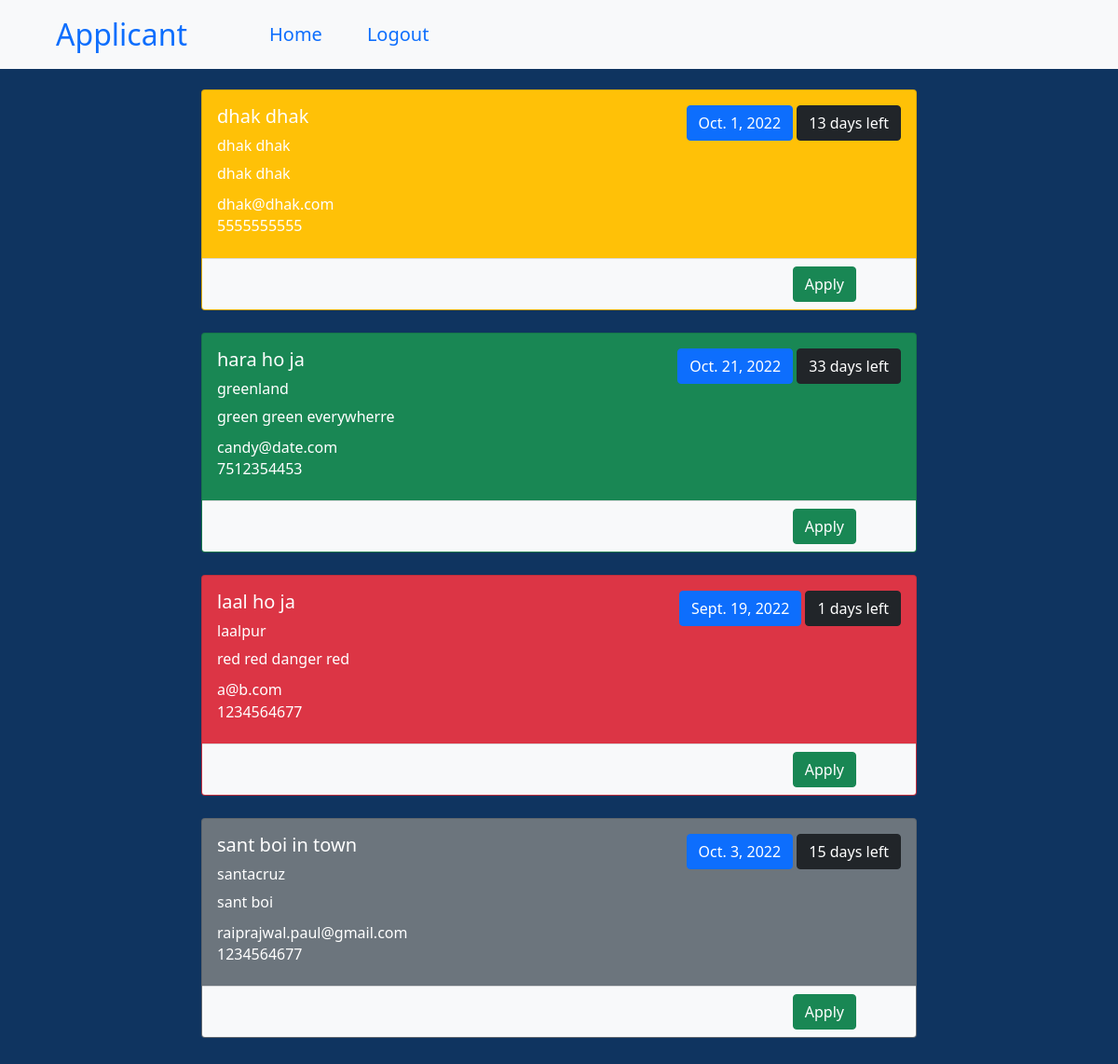
The app's page /dashboard/13 (signed in) with its own data.
### board/models.py (models this page shows)
class Job(models.Model):
    title = models.CharField(max_length=250)
    description = models.TextField(max_length=500)
    location = models.CharField(max_length=250)
    deadline = models.DateField()
    mobile = models.CharField(max_length=10)
    email = models.EmailField()
    is_archieved = models.BooleanField(default=False)
    people = models.ManyToManyField(get_user_model())
    @property
    def days_left(self):
        return self.deadline - date.today()
    @property
    def bg_class(self):
        if self.days_left > timedelta(days=21):
            return "success"
        elif self.days_left < timedelta(days=3):
            return "danger"
        elif self.days_left < timedelta(days=14):
            return "warning"
        else:
            return "secondary"

### board/views.py (the view)
# urls.py: path('dashboard/<int:id>', views.dashboard, name='dashboard'),
def dashboard(req, id):
    if id==1:
        user_group = Group.objects.get(name = 'Terraformers')
        category = 'Terraformer'
    else:
        user_group = Group.objects.get(name = 'Applicants')
        category = 'Applicant'
    if req.user.is_authenticated and user_group == req.user.groups.all()[0]:
        jobs = Job.objects.all()
        return render(req, "dashboard.html", {'category': category, 'group': id, 'jobs': jobs})
    else:
        messages.warning(req, "You are not authorized to access this group.")
        return HttpResponseRedirect('/')

### board/templates/dashboard.html (shortened to what this page needs)
{% extends 'base.html' %}
{% load static %}
{% block content %}
<div>
  <nav class="fixed-top navbar navbar-expand-lg bg-light px-5 py-2">
    <div class="container-fluid">
      <a class="navbar-brand fs-2" href="{% url 'home' %}">{{category}}</a>
      <div class="collapse navbar-collapse mx-5 fs-5" id="navbarNavAltMarkup">
        <div class="navbar-nav">
          <a class="mx-3 nav-link" aria-current="page" href="{%url 'home' %}">Home</a>
          <a class="mx-3 nav-link" href="{%url 'logout' %}">Logout</a>
        </div>
      </div>
    </div>
  </nav>
  <div class = "mt-5">
  <div class = "my-5">
    {% for job in jobs %}
    {% if not job.is_archieved %}
    <div class="card my-4 bg-{{job.bg_class}} text-white" style="width: 48rem;">
      <div class="card-body">
        <div class="d-flex justify-content-between">
          <div><h5 class="card-title">{{job.title}}</h5></div>
          <div>
            <button type="button" class="btn btn-primary">{{job.deadline}}</button>
            <button type="button" class="btn btn-dark">{{job.days_left.days}} days left</button>
          </div>
        </div>
        <h6 class="card-subtitle mb-2">{{job.location}}</h6>
        <p class="card-text">{{job.description}}</p>
        <h6 class="card-subtitle mb-2">{{job.email}}</h6>
        <h6 class="card-subtitle mb-2">{{job.mobile}}</h6>
      </div>
      <div class="card-footer d-flex justify-content-end bg-light">
          {% if category == "Applicant" %}
            <a href="{% url 'apply_job' group job.id %}" class="btn btn-success mx-5">Apply</a>
          {% endif %}
      </div>
    </div>
    {% endif %}
    {% endfor %}
  </div>
  </div>
</div>
{% endblock content %}

### board/static/css/core.css (style rules this page uses)
.main_bg { background: #0F3460; display: flex; justify-content: center; align-items: center; }

### records on screen
Job: title "dhak dhak", deadline "Oct. 1, 2022", days_left.days "13", location "dhak dhak", description "dhak dhak", email "dhak@dhak.com", mobile "5555555555"
Job: title "hara ho ja", deadline "Oct. 21, 2022", days_left.days "33", location "greenland", description "green green everywherre", email "candy@date.com", mobile "7512354453"
Job: title "laal ho ja", deadline "Sept. 19, 2022", days_left.days "1", location "laalpur", description "red red danger red", email "a@b.com", mobile "1234564677"
Job: title "sant boi in town", deadline "Oct. 3, 2022", days_left.days "15", location "santacruz", description "sant boi", email "raiprajwal.paul@gmail.com", mobile "1234564677"

### other values on screen
{{ category }} "Applicant"
